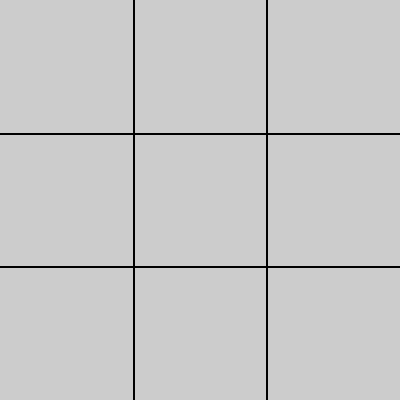
Frame 1 (no input)
Frame 60 (the mouse pressed at the canvas centre just before this capture): identical to frame 1, image omitted
Frame 120 (the mouse held since frame 60 and released just before this capture): identical to frame 1, image omitted

The Processing sketch that drew this single still picture (run headless with seeded random() and noise(); from frame 60 on, the mouse is pressed at the canvas centre):

// Processing sketch: TicTacToe
// ── TicTacToe.pde
String[][] gameBoard = {{""},{""},{""},
                       {""},{""},{""},
                       {""},{""},{""}};
boolean playersTurn;           
void setup(){
size(400,400);
drawGameBoard();
}

void draw(){
}

void drawGameBoard(){
rect(133, 0, 1, 400);
rect(266, 0, 1, 400);
rect(0, 133, 400, 1);
rect (0, 266, 400, 1);
}

void mousePressed(){
  println("Clicked!");
  println("X: " +mouseX + " Y: " +  mouseY);
  playerMove();
}

void playerMove(){

textSize(80);
text("X", mouseX , mouseY);
computerMove();
}

void computerMove(){
text("0", mouseX, mouseY);
}
